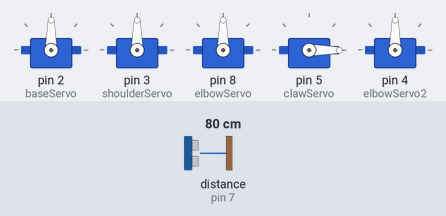
A sketch run on a simulated Arduino Uno, built with avr-gcc and run on an emulated ATmega328P. Shown: 5 × servo. Wiring (inferred from the names in the program): ultrasonic range finder: trigger pin 6; echo pin 7. The test bench sets the inputs (shaded band); at power-on: distance to the obstacle (sensor on pin 7) 80 cm. The echo pulse lasts 58.3 µs per cm.

Above: at 2.2 s.
2.3 s: distance to the obstacle (sensor on pin 7) set to 12 cm
3.8 s: distance to the obstacle (sensor on pin 7) set to 9 cm
At 4.8 s:
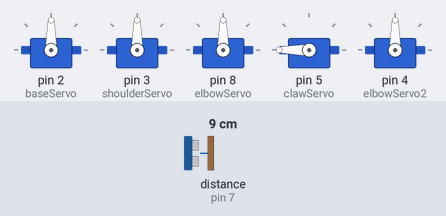
Timing chart, 0 to 6.8 s (numbered marks = the images above; inputs shaded):
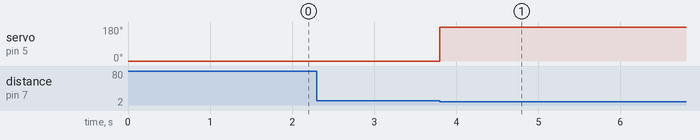

Measured:
- the behaviour switches between 11 and 10 cm on distance to the obstacle (sensor on pin 7) (found by bisection; images 0 and 1)
- after the input at 2.3 s, every drawn part: stays the same
- after the input at 3.8 s, servo on pin 5 (clawServo): 0° → 180° at once

The sketch:

servoControls.ino
```cpp
#include <Servo.h>

Servo baseServo;
Servo shoulderServo;
Servo elbowServo;
Servo clawServo;
Servo elbowServo2;

const int trigPin = 6;
const int echoPin = 7;

const int grabThreshold = 10;

const int minAngle = -180;
const int maxAngle = 180;

int baseAngle = 90;
int shoulderAngle = 90;
int elbowAngle = 90;

bool clawClosed = false;

enum Direction { NONE, LEFT, RIGHT, UP, DOWN, END };

void setup() {
  Serial.begin(9600);

  baseServo.attach(2);
  shoulderServo.attach(3);
  elbowServo.attach(8);
  clawServo.attach(5);
  elbowServo2.attach(4);

  pinMode(trigPin, OUTPUT);
  pinMode(echoPin, INPUT);

  baseServo.write(baseAngle);
  shoulderServo.write(shoulderAngle);
  elbowServo.write(elbowAngle);
  openClaw();
  delay(1000);
}

void loop() {
  int distance = getDistanceCM();

  if (distance > 0 && distance < grabThreshold && !clawClosed) {
    closeClaw();
    clawClosed = true;
    delay(4000);
    openClaw();
    clawClosed = false;
  }

  Direction dir = getDirectionFromSerial();
  if (dir != NONE && clawClosed != true) {
    moveTowardsDirection(dir);
  }
}

Direction getDirectionFromSerial() {
  if (Serial.available()) {
    char command = Serial.read();
    switch (command) {
      case 'L': return LEFT;
      case 'R': return RIGHT;
      case 'U': return UP;
      case 'D': return DOWN;
      case 'E': return END;
      default: return NONE;
    }
  }
  return NONE;
}

void moveTowardsDirection(Direction dir) {
  switch (dir) {
    case LEFT:
      baseAngle = constrain(baseAngle - 2, minAngle, maxAngle);
      break;
    case RIGHT:
      baseAngle = constrain(baseAngle + 2, minAngle, maxAngle);
      break;
    case UP:
      shoulderAngle = constrain(shoulderAngle - 2, minAngle, maxAngle);
      elbowAngle = constrain(elbowAngle - 2, minAngle, maxAngle);
      break;
    case DOWN:
      shoulderAngle = constrain(shoulderAngle + 2, minAngle, maxAngle);
      elbowAngle = constrain(elbowAngle + 2, minAngle, maxAngle);
      break;
    case END:
      baseAngle = 90;
      shoulderAngle = 90;
      elbowAngle = 90;
    default: break;
  }

  baseServo.write(baseAngle);
  shoulderServo.write(shoulderAngle);
  elbowServo.write(elbowAngle);
  elbowServo2.write(90);
}

int getDistanceCM() {
  digitalWrite(trigPin, LOW);
  delayMicroseconds(5);
  digitalWrite(trigPin, HIGH);
  delayMicroseconds(10);
  digitalWrite(trigPin, LOW);

  long duration = pulseIn(echoPin, HIGH, 30000);
  if (duration == 0) return -1;

  return duration * 0.034 / 2;
}

void openClaw() {
  clawServo.write(0);
  clawClosed = false;
}

void closeClaw() {
  clawServo.write(180);
  clawClosed = true;
}
```
